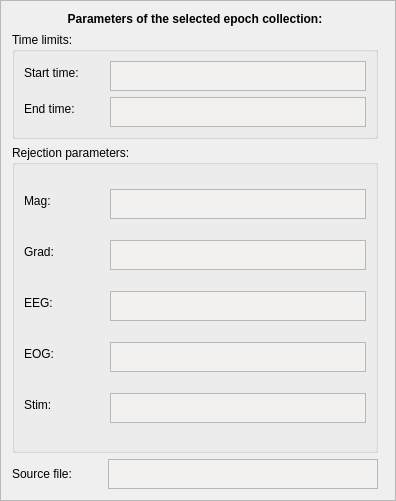
              <widget class="QFrame" name="frameEpochCollectionParameters">
               <property name="geometry">
                <rect>
                 <x>450</x>
                 <y>10</y>
                 <width>396</width>
                 <height>501</height>
                </rect>
               </property>
               <property name="sizePolicy">
                <sizepolicy hsizetype="Preferred" vsizetype="Preferred">
                 <horstretch>0</horstretch>
                 <verstretch>0</verstretch>
                </sizepolicy>
               </property>
               <property name="frameShape">
                <enum>QFrame::StyledPanel</enum>
               </property>
               <property name="frameShadow">
                <enum>QFrame::Raised</enum>
               </property>
               <property name="lineWidth">
                <number>1</number>
               </property>
               <layout class="QFormLayout" name="formLayout_8">
                <property name="fieldGrowthPolicy">
                 <enum>QFormLayout::AllNonFixedFieldsGrow</enum>
                </property>
                <item row="0" column="0">
                 <layout class="QVBoxLayout" name="verticalLayout_20">
                  <item>
                   <widget class="QLabel" name="label_3">
                    <property name="font">
                     <font>
                      <weight>75</weight>
                      <bold>true</bold>
                     </font>
                    </property>
                    <property name="text">
                     <string>Parameters of the selected epoch collection:</string>
                    </property>
                    <property name="alignment">
                     <set>Qt::AlignCenter</set>
                    </property>
                   </widget>
                  </item>
                  <item>
                   <widget class="QGroupBox" name="groupBoxEpochTimes">
                    <property name="title">
                     <string>Time limits:</string>
                    </property>
                    <layout class="QFormLayout" name="formLayout">
                     <property name="fieldGrowthPolicy">
                      <enum>QFormLayout::AllNonFixedFieldsGrow</enum>
                     </property>
                     <item row="1" column="0">
                      <widget class="QLabel" name="labelTmin">
                       <property name="minimumSize">
                        <size>
                         <width>80</width>
                         <height>0</height>
                        </size>
                       </property>
                       <property name="text">
                        <string>Start time:</string>
                       </property>
                       <property name="alignment">
                        <set>Qt::AlignLeading|Qt::AlignLeft|Qt::AlignVCenter</set>
                       </property>
                      </widget>
                     </item>
                     <item row="1" column="1">
                      <widget class="QTextBrowser" name="textBrowserTmin">
                       <property name="enabled">
                        <bool>true</bool>
                       </property>
                       <property name="sizePolicy">
                        <sizepolicy hsizetype="Preferred" vsizetype="Fixed">
                         <horstretch>0</horstretch>
                         <verstretch>0</verstretch>
                        </sizepolicy>
                       </property>
                       <property name="minimumSize">
                        <size>
                         <width>0</width>
                         <height>0</height>
                        </size>
                       </property>
                       <property name="maximumSize">
                        <size>
                         <width>16777215</width>
                         <height>30</height>
                        </size>
                       </property>
                       <property name="sizeIncrement">
                        <size>
                         <width>0</width>
                         <height>31</height>
                        </size>
                       </property>
                       <property name="baseSize">
                        <size>
                         <width>0</width>
                         <height>0</height>
                        </size>
                       </property>
                       <property name="palette">
                        <palette>
                         <active>
                          <colorrole role="Base">
                           <brush brushstyle="SolidPattern">
                            <color alpha="255">
                             <red>242</red>
                             <green>241</green>
                             <blue>240</blue>
                            </color>
                           </brush>
                          </colorrole>
                         </active>
                         <inactive>
                          <colorrole role="Base">
                           <brush brushstyle="SolidPattern">
                            <color alpha="255">
                             <red>242</red>
                             <green>241</green>
                             <blue>240</blue>
                            </color>
                           </brush>
                          </colorrole>
                         </inactive>
                         <disabled>
                          <colorrole role="Base">
                           <brush brushstyle="SolidPattern">
                            <color alpha="255">
                             <red>255</red>
                             <green>255</green>
                             <blue>255</blue>
                            </color>
                           </brush>
                          </colorrole>
                         </disabled>
                        </palette>
                       </property>
                       <property name="frameShape">
                        <enum>QFrame::StyledPanel</enum>
                       </property>
                      </widget>
                     </item>
                     <item row="2" column="0">
                      <widget class="QLabel" name="labelTmax">
                       <property name="minimumSize">
                        <size>
                         <width>80</width>
                         <height>0</height>
                        </size>
                       </property>
                       <property name="text">
                        <string>End time:</string>
                       </property>
                       <property name="alignment">
                        <set>Qt::AlignLeading|Qt::AlignLeft|Qt::AlignVCenter</set>
                       </property>
                      </widget>
                     </item>
                     <item row="2" column="1">
                      <widget class="QTextBrowser" name="textBrowserTmax">
                       <property name="enabled">
                        <bool>true</bool>
                       </property>
                       <property name="sizePolicy">
                        <sizepolicy hsizetype="Preferred" vsizetype="Preferred">
                         <horstretch>0</horstretch>
                         <verstretch>0</verstretch>
                        </sizepolicy>
                       </property>
                       <property name="minimumSize">
                        <size>
                         <width>0</width>
                         <height>0</height>
                        </size>
                       </property>
                       <property name="maximumSize">
                        <size>
                         <width>16777215</width>
                         <height>30</height>
                        </size>
                       </property>
                       <property name="sizeIncrement">
                        <size>
                         <width>0</width>
                         <height>31</height>
                        </size>
                       </property>
                       <property name="palette">
                        <palette>
                         <active>
                          <colorrole role="Base">
                           <brush brushstyle="SolidPattern">
                            <color alpha="255">
                             <red>242</red>
                             <green>241</green>
                             <blue>240</blue>
                            </color>
                           </brush>
                          </colorrole>
                         </active>
                         <inactive>
                          <colorrole role="Base">
                           <brush brushstyle="SolidPattern">
                            <color alpha="255">
                             <red>242</red>
                             <green>241</green>
                             <blue>240</blue>
                            </color>
                           </brush>
                          </colorrole>
                         </inactive>
                         <disabled>
                          <colorrole role="Base">
                           <brush brushstyle="SolidPattern">
                            <color alpha="255">
                             <red>255</red>
                             <green>255</green>
                             <blue>255</blue>
                            </color>
                           </brush>
                          </colorrole>
                         </disabled>
                        </palette>
                       </property>
                      </widget>
                     </item>
                    </layout>
                   </widget>
                  </item>
                  <item>
                   <widget class="QGroupBox" name="groupBoxRejections">
                    <property name="title">
                     <string>Rejection parameters:</string>
                    </property>
                    <layout class="QFormLayout" name="formLayout_2">
                     <property name="fieldGrowthPolicy">
                      <enum>QFormLayout::AllNonFixedFieldsGrow</enum>
                     </property>
                     <item row="0" column="0">
                      <widget class="QLabel" name="labelMagReject">
                       <property name="minimumSize">
                        <size>
                         <width>80</width>
                         <height>0</height>
                        </size>
                       </property>
                       <property name="maximumSize">
                        <size>
                         <width>16777215</width>
                         <height>16777215</height>
                        </size>
                       </property>
                       <property name="text">
                        <string>Mag:</string>
                       </property>
                       <property name="alignment">
                        <set>Qt::AlignLeading|Qt::AlignLeft|Qt::AlignVCenter</set>
                       </property>
                      </widget>
                     </item>
                     <item row="0" column="1">
                      <widget class="QTextBrowser" name="textBrowserMag">
                       <property name="enabled">
                        <bool>true</bool>
                       </property>
                       <property name="sizePolicy">
                        <sizepolicy hsizetype="Preferred" vsizetype="Preferred">
                         <horstretch>0</horstretch>
                         <verstretch>0</verstretch>
                        </sizepolicy>
                       </property>
                       <property name="minimumSize">
                        <size>
                         <width>0</width>
                         <height>0</height>
                        </size>
                       </property>
                       <property name="maximumSize">
                        <size>
                         <width>16777215</width>
                         <height>30</height>
                        </size>
                       </property>
                       <property name="sizeIncrement">
                        <size>
                         <width>0</width>
                         <height>31</height>
                        </size>
                       </property>
                       <property name="palette">
                        <palette>
                         <active>
                          <colorrole role="Base">
                           <brush brushstyle="SolidPattern">
                            <color alpha="255">
                             <red>242</red>
                             <green>241</green>
                             <blue>240</blue>
                            </color>
                           </brush>
                          </colorrole>
                         </active>
                         <inactive>
                          <colorrole role="Base">
                           <brush brushstyle="SolidPattern">
                            <color alpha="255">
                             <red>242</red>
                             <green>241</green>
                             <blue>240</blue>
                            </color>
                           </brush>
                          </colorrole>
                         </inactive>
                         <disabled>
                          <colorrole role="Base">
                           <brush brushstyle="SolidPattern">
                            <color alpha="255">
                             <red>255</red>
                             <green>255</green>
                             <blue>255</blue>
                            </color>
                           </brush>
                          </colorrole>
                         </disabled>
                        </palette>
                       </property>
                       <property name="frameShadow">
                        <enum>QFrame::Sunken</enum>
                       </property>
                      </widget>
                     </item>
                     <item row="1" column="0">
                      <widget class="QLabel" name="labelGradReject">
                       <property name="minimumSize">
                        <size>
                         <width>75</width>
                         <height>0</height>
                        </size>
                       </property>
                       <property name="maximumSize">
                        <size>
                         <width>16777215</width>
                         <height>16777215</height>
                        </size>
                       </property>
                       <property name="text">
                        <string>Grad:</string>
                       </property>
                       <property name="alignment">
                        <set>Qt::AlignLeading|Qt::AlignLeft|Qt::AlignVCenter</set>
                       </property>
                      </widget>
                     </item>
                     <item row="1" column="1">
                      <widget class="QTextBrowser" name="textBrowserGrad">
                       <property name="sizePolicy">
                        <sizepolicy hsizetype="Expanding" vsizetype="Expanding">
                         <horstretch>0</horstretch>
                         <verstretch>0</verstretch>
                        </sizepolicy>
                       </property>
                       <property name="minimumSize">
                        <size>
                         <width>0</width>
                         <height>0</height>
                        </size>
                       </property>
                       <property name="maximumSize">
                        <size>
                         <width>16777215</width>
                         <height>30</height>
                        </size>
                       </property>
                       <property name="palette">
                        <palette>
                         <active>
                          <colorrole role="Base">
                           <brush brushstyle="SolidPattern">
                            <color alpha="255">
                             <red>242</red>
                             <green>241</green>
                             <blue>240</blue>
                            </color>
                           </brush>
                          </colorrole>
                         </active>
                         <inactive>
                          <colorrole role="Base">
                           <brush brushstyle="SolidPattern">
                            <color alpha="255">
                             <red>242</red>
                             <green>241</green>
                             <blue>240</blue>
                            </color>
                           </brush>
                          </colorrole>
                         </inactive>
                         <disabled>
                          <colorrole role="Base">
                           <brush brushstyle="SolidPattern">
                            <color alpha="255">
                             <red>255</red>
                             <green>255</green>
                             <blue>255</blue>
                            </color>
                           </brush>
                          </colorrole>
                         </disabled>
                        </palette>
                       </property>
                      </widget>
                     </item>
                     <item row="2" column="0">
                      <widget class="QLabel" name="labelEegReject">
                       <property name="minimumSize">
                        <size>
                         <width>75</width>
                         <height>0</height>
                        </size>
                       </property>
                       <property name="text">
                        <string>EEG:</string>
                       </property>
                       <property name="alignment">
                        <set>Qt::AlignLeading|Qt::AlignLeft|Qt::AlignVCenter</set>
                       </property>
                      </widget>
                     </item>
                     <item row="2" column="1">
                      <widget class="QTextBrowser" name="textBrowserEEG">
                       <property name="maximumSize">
                        <size>
                         <width>16777215</width>
                         <height>30</height>
                        </size>
                       </property>
                       <property name="palette">
                        <palette>
                         <active>
                          <colorrole role="Base">
                           <brush brushstyle="SolidPattern">
                            <color alpha="255">
                             <red>242</red>
                             <green>241</green>
                             <blue>240</blue>
                            </color>
                           </brush>
                          </colorrole>
                         </active>
                         <inactive>
                          <colorrole role="Base">
                           <brush brushstyle="SolidPattern">
                            <color alpha="255">
                             <red>242</red>
                             <green>241</green>
                             <blue>240</blue>
                            </color>
                           </brush>
                          </colorrole>
                         </inactive>
                         <disabled>
                          <colorrole role="Base">
                           <brush brushstyle="SolidPattern">
                            <color alpha="255">
                             <red>255</red>
                             <green>255</green>
                             <blue>255</blue>
                            </color>
                           </brush>
                          </colorrole>
                         </disabled>
                        </palette>
                       </property>
                      </widget>
                     </item>
                     <item row="3" column="0">
                      <widget class="QLabel" name="labelEogReject">
                       <property name="minimumSize">
                        <size>
                         <width>75</width>
                         <height>0</height>
                        </size>
                       </property>
                       <property name="text">
                        <string>EOG:</string>
                       </property>
                       <property name="alignment">
                        <set>Qt::AlignLeading|Qt::AlignLeft|Qt::AlignVCenter</set>
                       </property>
                      </widget>
                     </item>
                     <item row="3" column="1">
                      <widget class="QTextBrowser" name="textBrowserEOG">
                       <property name="maximumSize">
                        <size>
                         <width>16777215</width>
                         <height>30</height>
                        </size>
                       </property>
                       <property name="palette">
                        <palette>
                         <active>
                          <colorrole role="Base">
                           <brush brushstyle="SolidPattern">
                            <color alpha="255">
                             <red>242</red>
                             <green>241</green>
                             <blue>240</blue>
                            </color>
                           </brush>
                          </colorrole>
                         </active>
                         <inactive>
                          <colorrole role="Base">
                           <brush brushstyle="SolidPattern">
                            <color alpha="255">
                             <red>242</red>
                             <green>241</green>
                             <blue>240</blue>
                            </color>
                           </brush>
                          </colorrole>
                         </inactive>
                         <disabled>
                          <colorrole role="Base">
                           <brush brushstyle="SolidPattern">
                            <color alpha="255">
                             <red>255</red>
                             <green>255</green>
                             <blue>255</blue>
                            </color>
                           </brush>
                          </colorrole>
                         </disabled>
                        </palette>
                       </property>
                      </widget>
                     </item>
                     <item row="4" column="0">
                      <widget class="QLabel" name="labelStimReject">
                       <property name="minimumSize">
                        <size>
                         <width>75</width>
                         <height>0</height>
                        </size>
                       </property>
                       <property name="text">
                        <string>Stim:</string>
                       </property>
                       <property name="alignment">
                        <set>Qt::AlignLeading|Qt::AlignLeft|Qt::AlignVCenter</set>
                       </property>
                      </widget>
                     </item>
                     <item row="4" column="1">
                      <widget class="QTextBrowser" name="textBrowserStim">
                       <property name="maximumSize">
                        <size>
                         <width>16777215</width>
                         <height>30</height>
                        </size>
                       </property>
                       <property name="palette">
                        <palette>
                         <active>
                          <colorrole role="Base">
                           <brush brushstyle="SolidPattern">
                            <color alpha="255">
                             <red>242</red>
                             <green>241</green>
                             <blue>240</blue>
                            </color>
                           </brush>
                          </colorrole>
                         </active>
                         <inactive>
                          <colorrole role="Base">
                           <brush brushstyle="SolidPattern">
                            <color alpha="255">
                             <red>242</red>
                             <green>241</green>
                             <blue>240</blue>
                            </color>
                           </brush>
                          </colorrole>
                         </inactive>
                         <disabled>
                          <colorrole role="Base">
                           <brush brushstyle="SolidPattern">
                            <color alpha="255">
                             <red>255</red>
                             <green>255</green>
                             <blue>255</blue>
                            </color>
                           </brush>
                          </colorrole>
                         </disabled>
                        </palette>
                       </property>
                      </widget>
                     </item>
                    </layout>
                   </widget>
                  </item>
                  <item>
                   <layout class="QHBoxLayout" name="horizontalLayout_8">
                    <property name="sizeConstraint">
                     <enum>QLayout::SetDefaultConstraint</enum>
                    </property>
                    <item>
                     <widget class="QLabel" name="labelWorkingFile">
                      <property name="minimumSize">
                       <size>
                        <width>90</width>
                        <height>0</height>
                       </size>
                      </property>
                      <property name="maximumSize">
                       <size>
                        <width>16777215</width>
                        <height>6000</height>
                       </size>
                      </property>
                      <property name="text">
                       <string>Source file:</string>
                      </property>
                     </widget>
                    </item>
                    <item>
                     <widget class="QTextBrowser" name="textBrowserWorkingFile">
                      <property name="maximumSize">
                       <size>
                        <width>16777215</width>
                        <height>30</height>
                       </size>
                      </property>
                      <property name="palette">
                       <palette>
                        <active>
                         <colorrole role="Base">
                          <brush brushstyle="SolidPattern">
                           <color alpha="255">
                            <red>242</red>
                            <green>241</green>
                            <blue>240</blue>
                           </color>
                          </brush>
                         </colorrole>
                        </active>
                        <inactive>
                         <colorrole role="Base">
                          <brush brushstyle="SolidPattern">
                           <color alpha="255">
                            <red>242</red>
                            <green>241</green>
                            <blue>240</blue>
                           </color>
                          </brush>
                         </colorrole>
                        </inactive>
                        <disabled>
                         <colorrole role="Base">
                          <brush brushstyle="SolidPattern">
                           <color alpha="255">
                            <red>255</red>
                            <green>255</green>
                            <blue>255</blue>
                           </color>
                          </brush>
                         </colorrole>
                        </disabled>
                       </palette>
                      </property>
                      <property name="frameShape">
                       <enum>QFrame::StyledPanel</enum>
                      </property>
                     </widget>
                    </item>
                   </layout>
                  </item>
                 </layout>
                </item>
               </layout>
              </widget>
